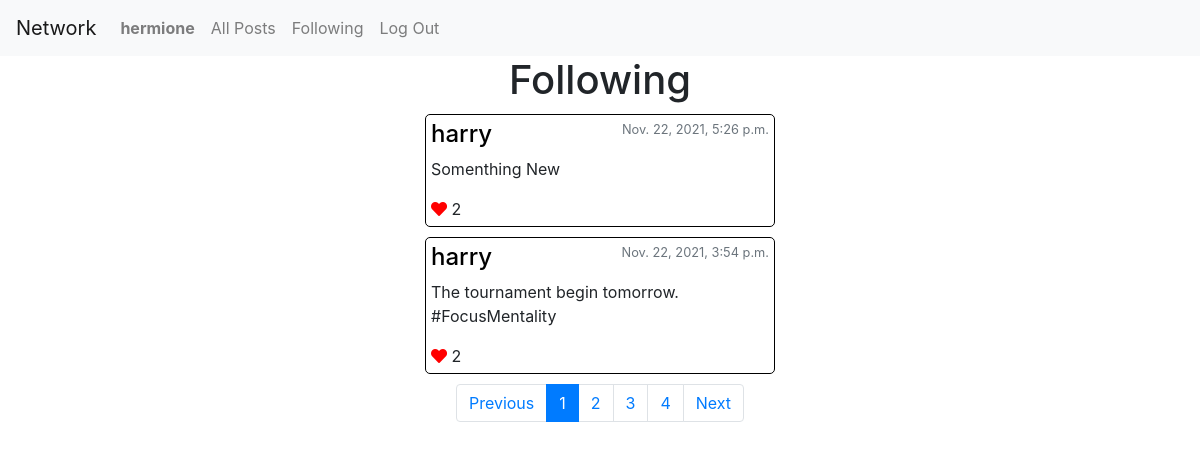
The app's page /following/1 (signed in), older data.
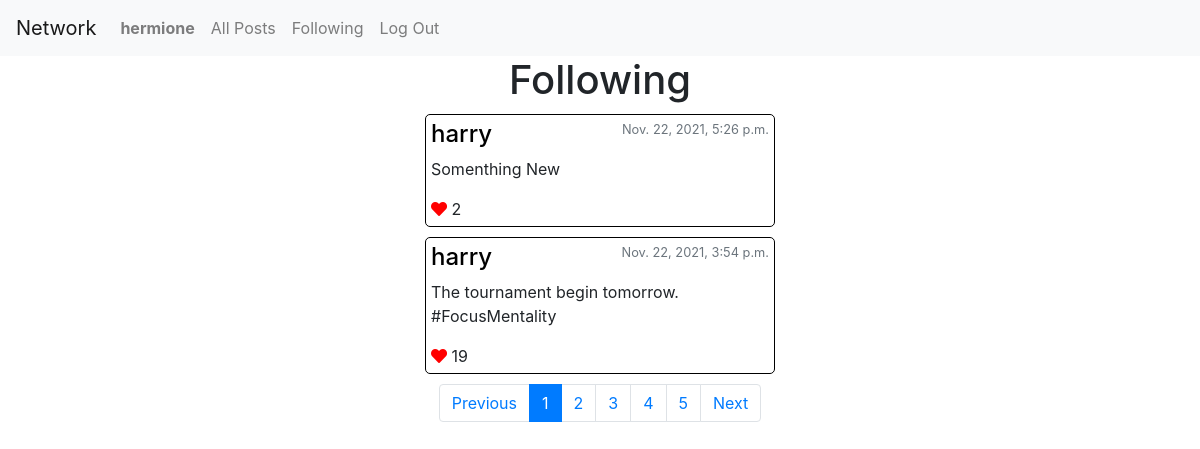
The same page, newer data.
### network/models.py (models this page shows, shortened)
class Post(models.Model):
    creator = models.ForeignKey(User, on_delete=models.CASCADE)
    message = models.CharField(max_length=128)
    timestamp = models.DateTimeField(auto_now_add=True)
    likes = models.IntegerField(default=0)

class User(AbstractUser):
    followers = models.IntegerField(default=0)
    following = models.IntegerField(default=0)

### network/views.py (the view)
# urls.py: path("following/<int:page_number>", views.following, name="following"),
def following(request, page_number):
    follows = Follow.objects.filter(creator=request.user)
    targets = []
    for follow in follows:
        targets.append(follow.target)
    posts = Post.objects.filter(creator__in=targets).order_by('-timestamp')
    p = Paginator(posts, post_by_page)
    page = p.page(page_number)
    likes_given = Like.objects.filter(creator=request.user)
    posts_liked = []
    for like in likes_given:
        post_id = like.post_id
        posts_liked.append(post_id)
    return render(request, 'network/following.html',{
        'posts': page.object_list,
        'posts_liked': posts_liked,
        'range': p.page_range
    })

### network/templates/network/following.html (shortened to what this page needs)
{% extends "network/layout.html" %}
{% load static %}
{% block body %}
    <h1>Following</h1>
    <div id="posts">
        {% for post in posts %}
        <div class="post text-left" data-post_id="{{post.id}}">
            <div class="post-header">
                <a href="{% url 'profile' post.creator.username 1 %}">
                    <h4>{{ post.creator }}</h4>
                </a>
                <small class='text-secondary'>{{ post.timestamp }}</small>
            </div>
            <p>{{ post.message }}</p>
            {% if user.is_authenticated %}
                {% if post.id in posts_liked %}
                    <i class="fa fa-heart like" style="color:red"></i>
                {% else %}
                    <i class="fa fa-heart like" style="color:black"></i>
                {% endif %}
            {% else %}
                <i class="fa fa-heart like" style="color:black"></i>
            {% endif %}
            <span class="likes">{{post.likes}}</span> <br>
        </div>
        {% empty %}
         <h2>Opps! You are not following nobody</h2>
        {% endfor %}
    </div>
    <nav id="nav-pagination">
        <ul class="pagination">
          <li class="page-item">
              <a class="page-link previous" href="/following/1">Previous</a>
        </li>
          {% for i in range %}
             <li class="page-item page-number" data-page_number="{{i}}" >
                 <a class="page-link" href="/following/{{i}}">{{i}}</a>
            </li>
          {% endfor%}
          <li class="page-item">
              <a class="page-link next" href="/following/2">Next</a>
            </li>
        </ul>
    </nav>
{% endblock %}

Row changes from the older to the newer data that the page shows:
changed Post "The tournament begin tomorrow. #FocusMentality": likes "2" → "19"
Text that changed along with them:
new list line: "5"
